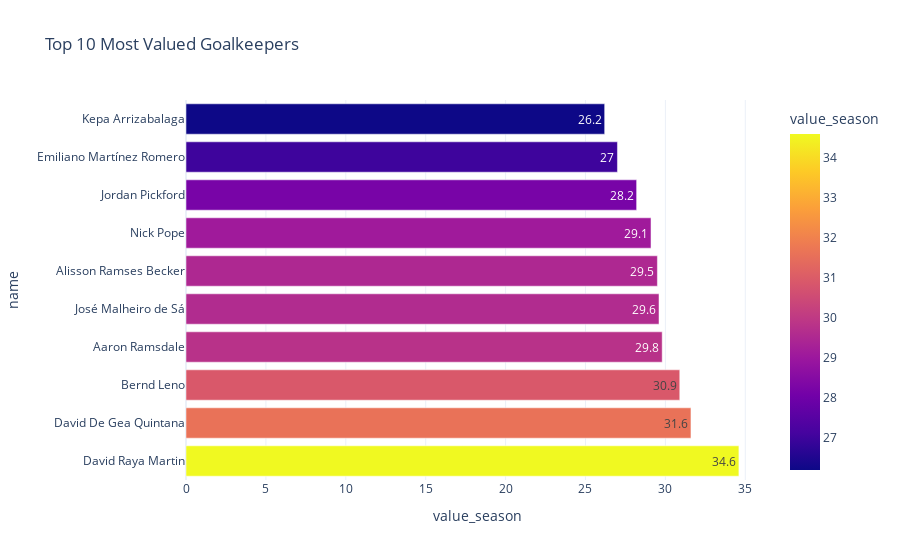

Notebook source saved alongside this figure:
### Code cell
fig = px.bar(value_goalkeepers, x='value_season', y='name', color='value_season', hover_data={'cost', 'team', 'position'}, text='value_season',
            title='Top 10 Most Valued Goalkeepers', template='plotly_white')
fig.update_layout(height=600)
fig.show()

### Figure 1 — Plotly figure (JSON) as saved in the notebook; plotly's stock layout.template omitted (floating-point values rounded to 4 significant figures)
{"data": [{"alignmentgroup": "True", "customdata": [["GKP", 4.8, "Brentford"], ["GKP", 5.1, "Man Utd"], ["GKP", 4.6, "Fulham"], ["GKP", 4.8, "Arsenal"], ["GKP", 5, "Wolves"], ["GKP", 5.5, "Liverpool"], ["GKP", 5.4, "Newcastle"], ["GKP", 4.4, "Everton"], ["GKP", 5, "Aston Villa"], ["GKP", 4.5, "Chelsea"]], "hovertemplate": "value_season=%{marker.color}<br>name=%{y}<br>position=%{customdata[0]}<br>cost=%{customdata[1]}<br>team=%{customdata[2]}<extra></extra>", "legendgroup": "", "marker": {"color": [34.6, 31.6, 30.9, 29.8, 29.6, 29.5, 29.1, 28.2, 27, 26.2], "coloraxis": "coloraxis", "pattern": {"shape": ""}}, "name": "", "offsetgroup": "", "orientation": "h", "showlegend": false, "text": [34.6, 31.6, 30.9, 29.8, 29.6, 29.5, 29.1, 28.2, 27, 26.2], "textposition": "auto", "type": "bar", "x": [34.6, 31.6, 30.9, 29.8, 29.6, 29.5, 29.1, 28.2, 27, 26.2], "xaxis": "x", "y": ["David Raya Martin", "David De Gea Quintana", "Bernd Leno", "Aaron Ramsdale", "José Malheiro de Sá", "Alisson Ramses Becker", "Nick Pope", "Jordan Pickford", "Emiliano Martínez Romero", "Kepa Arrizabalaga"], "yaxis": "y"}], "layout": {"autosize": true, "barmode": "relative", "coloraxis": {"colorbar": {"title": {"text": "value_season"}}, "colorscale": [[0, "#0d0887"], [0.1111, "#46039f"], [0.2222, "#7201a8"], [0.3333, "#9c179e"], [0.4444, "#bd3786"], [0.5556, "#d8576b"], [0.6667, "#ed7953"], [0.7778, "#fb9f3a"], [0.8889, "#fdca26"], [1, "#f0f921"]]}, "legend": {"tracegroupgap": 0}, "title": {"text": "Top 10 Most Valued Goalkeepers"}, "xaxis": {"anchor": "y", "autorange": true, "domain": [0, 1], "range": [0, 36.42], "title": {"text": "value_season"}, "type": "linear"}, "yaxis": {"anchor": "x", "autorange": true, "domain": [0, 1], "range": [-0.5, 9.5], "title": {"text": "name"}, "type": "category"}}}
